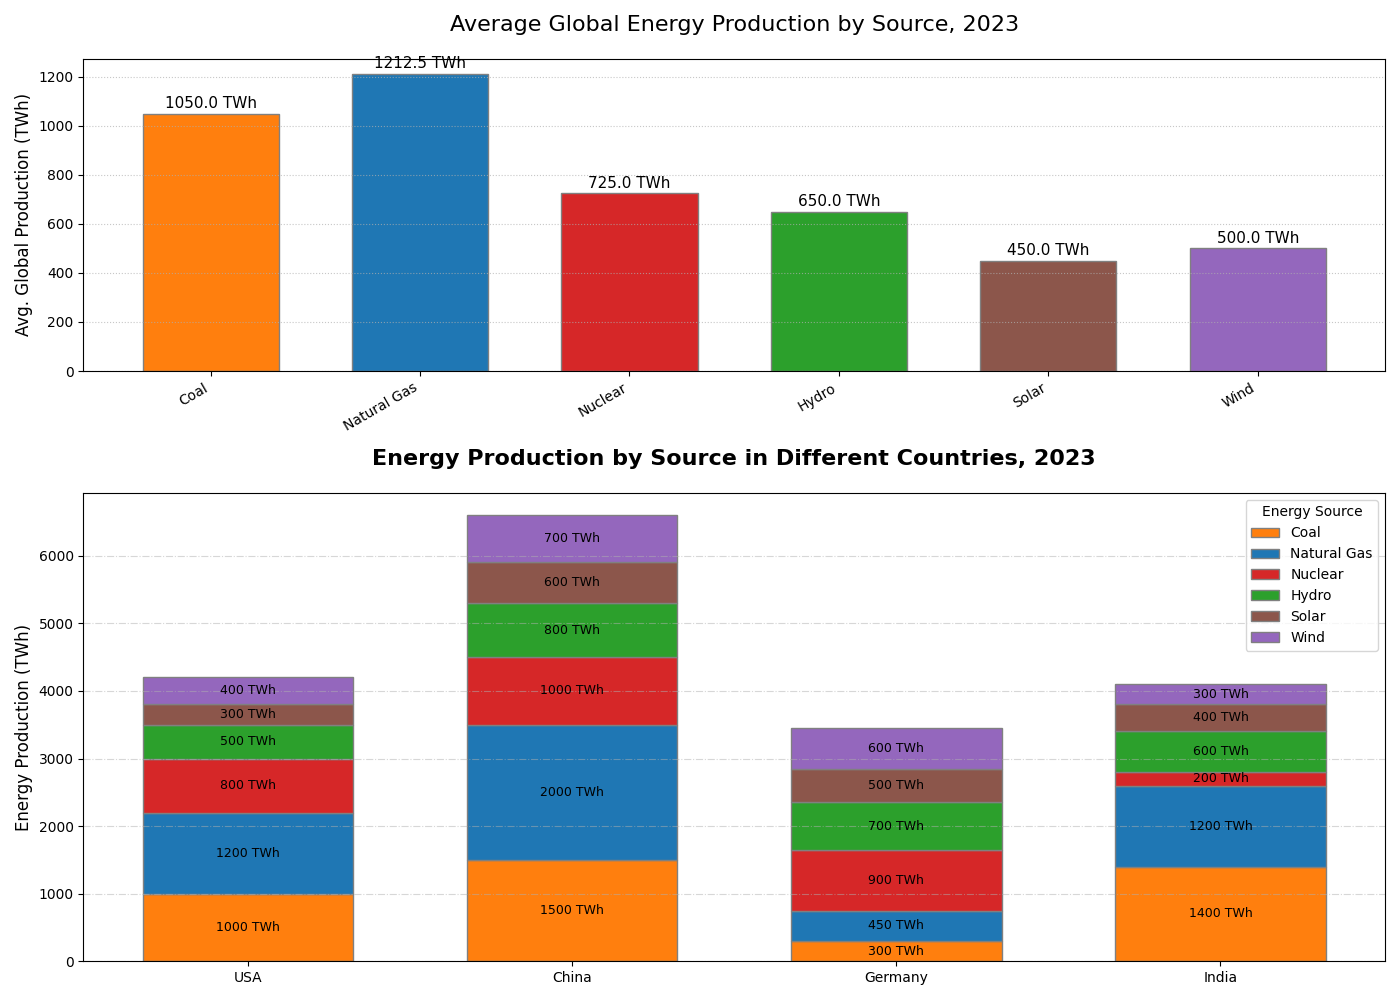

The script that drew this image:
import matplotlib.pyplot as plt
import numpy as np

sources = ['Coal', 'Natural Gas', 'Nuclear', 'Hydro', 'Solar', 'Wind']
countries = ['USA', 'China', 'Germany', 'India']

energy_data = [
    [1000, 1200, 800, 500, 300, 400],  # USA
    [1500, 2000, 1000, 800, 600, 700],  # China
    [300, 450, 900, 700, 500, 600],     # Germany
    [1400, 1200, 200, 600, 400, 300],   # India
]

average_production = np.mean(energy_data, axis=0)

fig, (ax2, ax1) = plt.subplots(2, 1, figsize=(14, 10), gridspec_kw={'height_ratios': [2, 3]})

colors = ['#ff7f0e', '#1f77b4', '#d62728', '#2ca02c', '#8c564b', '#9467bd']
bottoms = np.zeros(len(countries))

for source_idx, (source, color) in enumerate(zip(sources, colors)):
    source_data = [country_data[source_idx] for country_data in energy_data]
    bars = ax1.bar(countries, source_data, width=0.65, bottom=bottoms, color=color, edgecolor='grey', label=source)
    bottoms += source_data

for bars in ax1.containers:
    ax1.bar_label(bars, label_type='center', fmt='%.0f TWh', fontsize=9)

ax1.set_ylabel('Energy Production (TWh)', fontsize=12)
ax1.set_title('Energy Production by Source in Different Countries, 2023', fontsize=16, fontweight='bold', pad=20)
ax1.legend(title='Energy Source', loc='upper right', fontsize=10)
ax1.grid(axis='y', linestyle='-.', alpha=0.5)

ax2.bar(sources, average_production, color=colors, edgecolor='grey', width=0.65)
for i, val in enumerate(average_production):
    ax2.text(i, val + 10, f'{val:.1f} TWh', ha='center', va='bottom', fontsize=11)

ax2.set_ylabel('Avg. Global Production (TWh)', fontsize=12)
ax2.set_title('Average Global Energy Production by Source, 2023', fontsize=16, pad=20)
ax2.set_xticklabels(sources, rotation=30, ha='right')
ax2.grid(axis='y', linestyle=':', alpha=0.7)

plt.tight_layout()
plt.show()
